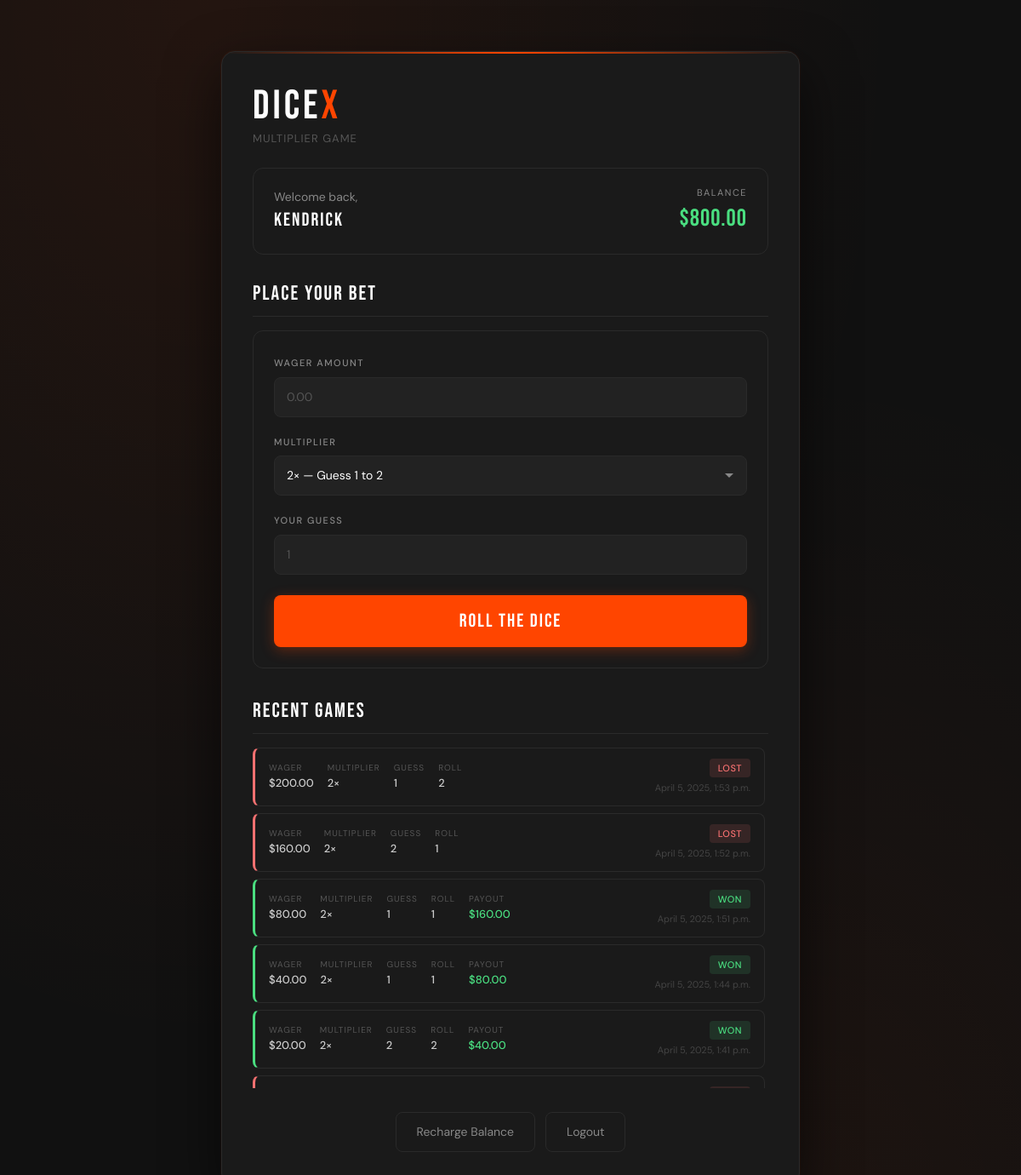
The app's page /dice/ (signed in) with its own data.
### accounts/models.py (models this page shows, shortened)
class UserProfile(models.Model):
    user = models.OneToOneField(
        User,
        on_delete=models.CASCADE,
        related_name='profile',  # Use user.profile instead of user.userprofile
    )
    balance = models.DecimalField(
        max_digits=10,
        decimal_places=2,
        default=100.00,
    )

### dice/models.py (models this page shows, shortened)
class Game(models.Model):
    user = models.ForeignKey(User, on_delete=models.CASCADE, related_name='games')
    wager = models.DecimalField(max_digits=10, decimal_places=2)
    multiplier = models.IntegerField()
    guess = models.IntegerField()
    roll_result = models.IntegerField()
    won = models.BooleanField()
    payout = models.DecimalField(max_digits=10, decimal_places=2, default=0.00)
    timestamp = models.DateTimeField(auto_now_add=True)

### dice/views.py (the view)
# urls.py: path('', views.index, name='index'),  # Main game page
@login_required
def index(request):
    user_profile = request.user.profile
    games = _get_recent_games(request.user)
    return render(request, 'dice/index.html', {
        'user_profile': user_profile,
        'games': games,
    })

### dice/views.py (called while the page is built)
def _get_recent_games(user):
    return Game.objects.filter(user=user).order_by('-timestamp')[:10]

### dice/templates/dice/index.html (shortened to what this page needs)
{% extends 'base.html' %}
{% load static %}
{% block content %}
    <h1 class="game-title">Dice<span>X</span></h1>
    <p style="font-size:13px; color:#555; margin-bottom:24px; letter-spacing:1px; text-transform:uppercase;">Multiplier Game</p>
    <div class="user-card">
        <div>
            <div class="welcome">Welcome back,</div>
            <div class="username">{{ user.username }}</div>
        </div>
        <div style="text-align:right;">
            <div class="balance-label">Balance</div>
            <div class="balance-amount">${{ user_profile.balance|default:"0.00" }}</div>
        </div>
    </div>
    <div class="section-title">Place Your Bet</div>
    <form method="post" action="{% url 'dice:play_game' %}" class="game-form">
        <div class="mb-3">
            <label for="wager" class="form-label">Wager Amount</label>
            <input type="number" name="wager" id="wager" step="0.01" min="0.01"
                   max="{{ user_profile.balance|default:'0.00' }}"
                   class="form-control" placeholder="0.00" required>
        </div>
        <div class="mb-3">
            <label for="multiplier" class="form-label">Multiplier</label>
            <select name="multiplier" id="multiplier" onchange="updateGuessRange()" class="form-select" required>
                <option value="2">2× — Guess 1 to 2</option>
            </select>
        </div>
        <div class="mb-3">
            <label for="guess" class="form-label">Your Guess</label>
            <input type="number" name="guess" id="guess" min="1" max="2"
                   class="form-control" placeholder="1" required>
        </div>
        <button type="submit" class="btn btn-primary w-100" style="font-size:22px;">Roll the Dice</button>
    </form>
    <div class="section-title">Recent Games</div>
    {% if games %}
        <div class="game-history">
            {% for game in games %}
                <div class="game-entry {% if game.won %}game-won{% else %}game-lost{% endif %}">
                    <div class="entry-stats">
                        <div class="stat-item"><span class="stat-label">Wager</span><span class="stat-value">${{ game.wager }}</span></div>
                        <div class="stat-item"><span class="stat-label">Multiplier</span><span class="stat-value">{{ game.multiplier }}×</span></div>
                        <div class="stat-item"><span class="stat-label">Guess</span><span class="stat-value">{{ game.guess }}</span></div>
                        <div class="stat-item"><span class="stat-label">Roll</span><span class="stat-value">{{ game.roll_result }}</span></div>
                        {% if game.won %}
                            <div class="stat-item"><span class="stat-label">Payout</span><span class="stat-value" style="color:#4ade80;">${{ game.payout }}</span></div>
                        {% endif %}
                    </div>
                    <div style="display:flex; flex-direction:column; align-items:flex-end; gap:4px;">
                        {% if game.won %}<span class="outcome-badge outcome-won">Won</span>
                        {% else %}<span class="outcome-badge outcome-lost">Lost</span>{% endif %}
                        <span class="timestamp">{{ game.timestamp }}</span>
                    </div>
                </div>
            {% endfor %}
        </div>
    {% else %}
        <p class="no-games">No games played yet. Place your first bet above.</p>
    {% endif %}
    <div class="action-row">
        <a href="{% url 'dice:recharge' %}" class="btn-recharge">Recharge Balance</a>
        <form method="post" action="{% url 'accounts:logout' %}">
            <button type="submit" class="btn-logout">Logout</button>
        </form>
    </div>
{% endblock %}

### accounts/templates/base.html (style rules this page uses)
:root { --accent: #ff4500; --accent-hover: #ff6347; --bg-primary: #111111; --bg-surface: #1a1a1a; --bg-raised: #222222; --border-color: #2a2a2a; --text-primary: #ffffff; --text-muted: #888888; --text-subtle: #555555; --danger: #f87171; --danger-bg: #2a0f0f; --danger-border: #5c1a1a; }
*, *::before, *::after { box-sizing: border-box; }
body { background: var(--bg-primary); background-image: radial-gradient(ellipse at 20% 0%, rgba(255,69,0,0.08) 0%, transparent 60%), radial-gradient(ellipse at 80% 100%, rgba(255,69,0,0.05) 0%, transparent 50%); color: var(--text-primary); font-family: 'DM Sans', sans-serif; min-height: 100vh; margin: 0; padding: 0; }
h1 { font-family: 'Bebas Neue', sans-serif; font-size: 42px; letter-spacing: 3px; color: var(--text-primary); margin-bottom: 4px; line-height: 1; }
.form-label { font-size: 11px; font-weight: 500; color: var(--text-muted); letter-spacing: 1.5px; text-transform: uppercase; margin-bottom: 8px; }
.form-control { background: var(--bg-raised) !important; border: 1px solid var(--border-color) !important; border-radius: 8px !important; padding: 12px 14px !important; color: var(--text-primary) !important; font-size: 14px !important; font-family: 'DM Sans', sans-serif !important; transition: border-color 0.15s ease !important; box-shadow: none !important; }
.form-control::placeholder { color: var(--text-subtle); }
.btn-primary { background: var(--accent); border: none; border-radius: 8px; padding: 14px 20px; color: #fff; font-family: 'Bebas Neue', sans-serif; font-size: 20px; letter-spacing: 2px; font-weight: 400; width: 100%; cursor: pointer; transition: background 0.15s ease, transform 0.1s ease, box-shadow 0.15s ease; box-shadow: 0 4px 16px rgba(255,69,0,0.3); margin-top: 8px; }
a { color: var(--accent); text-decoration: none; transition: color 0.15s; }
.mb-3 { margin-bottom: 1rem; }
.w-100 { width: 100%; }

### records on screen
UserProfile: balance "800.00"
Game: wager "200.00", multiplier "2", guess "1", roll_result "2", won "LOST", timestamp "April 5, 2025, 1:53 p.m."
Game: wager "160.00", multiplier "2", guess "2", roll_result "1", won "LOST", timestamp "April 5, 2025, 1:52 p.m."
Game: wager "80.00", multiplier "2", guess "1", roll_result "1", payout "160.00", won "WON", timestamp "April 5, 2025, 1:51 p.m."
Game: wager "40.00", multiplier "2", guess "1", roll_result "1", payout "80.00", won "WON", timestamp "April 5, 2025, 1:44 p.m."
Game: wager "20.00", multiplier "2", guess "2", roll_result "2", payout "40.00", won "WON", timestamp "April 5, 2025, 1:41 p.m."

### other values on screen
{{ user.username }} "kendrick"
